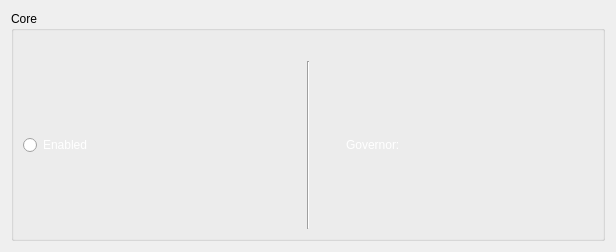
<?xml version="1.0" encoding="UTF-8"?>
<ui version="4.0">
 <class>ThreadControl</class>
 <widget class="QWidget" name="ThreadControl">
  <property name="geometry">
   <rect>
    <x>0</x>
    <y>0</y>
    <width>616</width>
    <height>252</height>
   </rect>
  </property>
  <property name="minimumSize">
   <size>
    <width>0</width>
    <height>0</height>
   </size>
  </property>
  <property name="windowTitle">
   <string>Form</string>
  </property>
  <property name="styleSheet">
   <string notr="true">QRadioButton {
	color: rgb(255, 255, 255);
}

QLabel {
	color: rgb(255, 255, 255);
}</string>
  </property>
  <layout class="QVBoxLayout" name="verticalLayout">
   <item>
    <widget class="QGroupBox" name="groupBox">
     <property name="styleSheet">
      <string notr="true"/>
     </property>
     <property name="title">
      <string>Core </string>
     </property>
     <property name="flat">
      <bool>false</bool>
     </property>
     <layout class="QHBoxLayout" name="horizontalLayout_2">
      <property name="topMargin">
       <number>30</number>
      </property>
      <item>
       <widget class="QRadioButton" name="radioButton_coreEnabled">
        <property name="text">
         <string>Enabled</string>
        </property>
       </widget>
      </item>
      <item>
       <widget class="Line" name="line">
        <property name="orientation">
         <enum>Qt::Orientation::Vertical</enum>
        </property>
       </widget>
      </item>
      <item>
       <layout class="QHBoxLayout" name="horizontalLayout">
        <property name="leftMargin">
         <number>30</number>
        </property>
        <property name="topMargin">
         <number>0</number>
        </property>
        <item>
         <widget class="QLabel" name="label_scalingGovernor">
          <property name="text">
           <string>Governor: </string>
          </property>
          <property name="margin">
           <number>10</number>
          </property>
         </widget>
        </item>
        <item>
         <widget class="QLabel" name="label_scalingGovernor_info">
          <property name="text">
           <string/>
          </property>
          <property name="margin">
           <number>10</number>
          </property>
         </widget>
        </item>
       </layout>
      </item>
     </layout>
    </widget>
   </item>
  </layout>
 </widget>
 <resources/>
 <connections/>
</ui>
